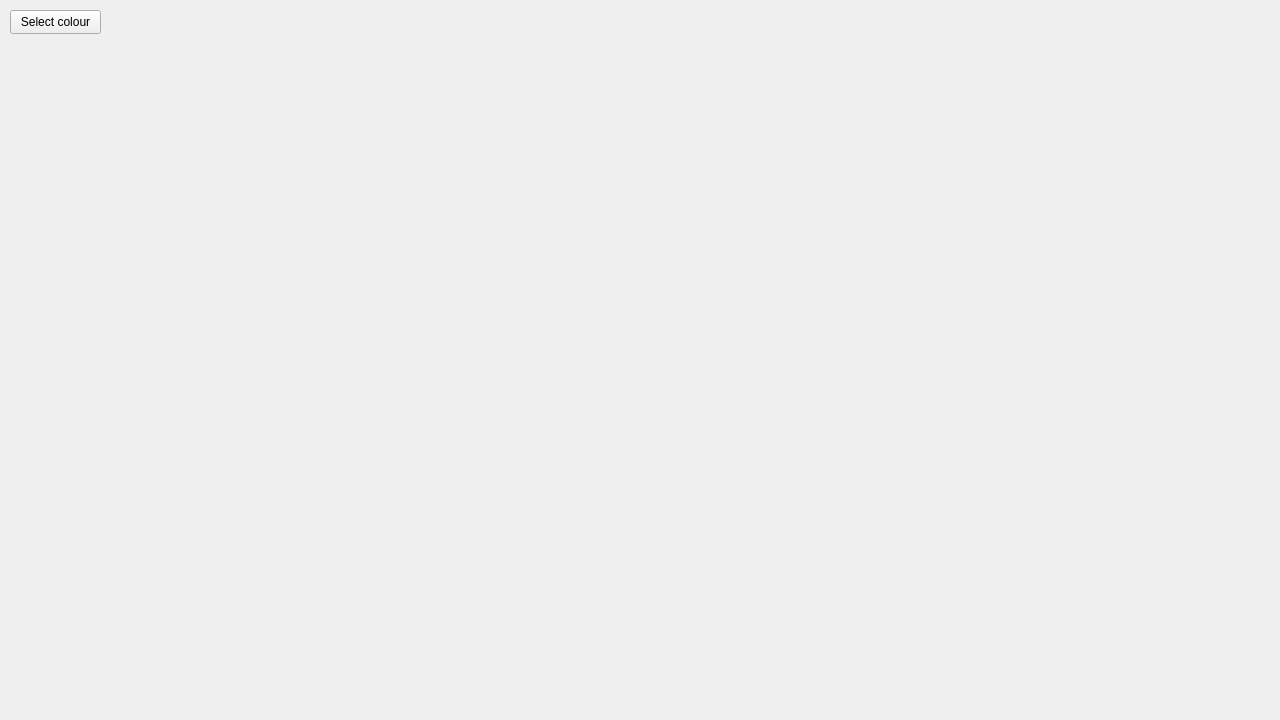
<?xml version="1.0" encoding="UTF-8"?>
<ui version="4.0">
 <class>MainWindow</class>
 <widget class="QMainWindow" name="MainWindow">
  <property name="geometry">
   <rect>
    <x>0</x>
    <y>0</y>
    <width>1280</width>
    <height>720</height>
   </rect>
  </property>
  <property name="windowTitle">
   <string>Graphs Builder v1.2</string>
  </property>
  <widget class="QWidget" name="centralwidget">
   <widget class="GraphWidget" name="widget" native="true">
    <property name="geometry">
     <rect>
      <x>0</x>
      <y>39</y>
      <width>1280</width>
      <height>681</height>
     </rect>
    </property>
   </widget>
   <widget class="QPushButton" name="colorOpener">
    <property name="geometry">
     <rect>
      <x>10</x>
      <y>10</y>
      <width>91</width>
      <height>24</height>
     </rect>
    </property>
    <property name="text">
     <string>Select colour</string>
    </property>
   </widget>
   <widget class="QLabel" name="weightVal">
    <property name="geometry">
     <rect>
      <x>760</x>
      <y>20</y>
      <width>49</width>
      <height>16</height>
     </rect>
    </property>
    <property name="text">
     <string/>
    </property>
   </widget>
  </widget>
 </widget>
 <customwidgets>
  <customwidget>
   <class>GraphWidget</class>
   <extends>QWidget</extends>
   <header location="global">graphwidget.h</header>
   <container>1</container>
  </customwidget>
 </customwidgets>
 <resources/>
 <connections/>
</ui>
